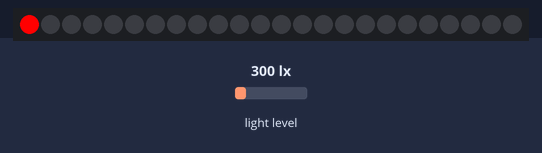
A sketch run on a simulated ESP8266 (NodeMCU). On the bench: 24 RGB LEDs in strip order, left to right. The test bench sets the inputs (shaded band); at power-on: light level 300 lx. WiFi joins after 1.5 s; servers stay silent unless stated; network time is answered at once with the bench clock; the local clock reads 2024-03-15 10:24:30 at power-on unless the sketch sets it; what the sketch prints to the serial monitor is not drawn.

Above: at 0.4 s.
At 1.0 s:
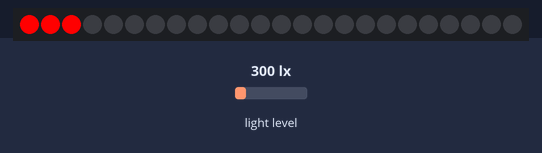
At 1.6 s:
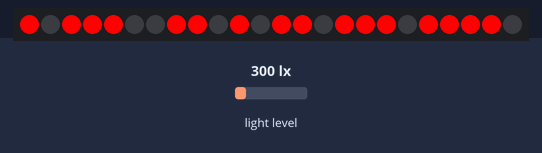

The sketch:

Esp8266_Clock_NTP.ino
```cpp
#include <NTPClient.h>
#include <ESP8266WiFi.h>
#include <WiFiUdp.h>
#include <Wire.h>
#include <BH1750.h>
#include <Adafruit_NeoPixel.h>

Adafruit_NeoPixel pixels (24, 1, NEO_GRB + NEO_KHZ800);
BH1750 lightMeter;

#define luxMax 7// MAX PARA AUMENTAR BRILHO
#define luxMin 5// MIN PARA DIMINUIR BRILHO
#define brilhoMin 5
#define brilhoMax 255

const char *ssid     = "VIVOFIBRA-9501";
const char *password = "rgw7ucm3GT";

char daysOfTheWeek[7][12] = {"Domingo", "Segunda", "Terça", "Quarta", "Quinta", "Sexta", "Sabado"};

WiFiUDP ntpUDP;
NTPClient timeClient(ntpUDP, "south-america.pool.ntp.org", -10800,60000);

// int long pontoMillis;
// int contSeg = 0, contMin = 0, contHor = 0;

byte displayConfig[12][7]= {{0,0,1,2,4,5,6},  //Digito 0
                              {0,0,0,0,0,0,4},  //Digito 1
                              {0,0,0,1,3,5,6},  //Digito 2
                              {0,0,0,1,3,4,5},  //Digito 3
                              {0,0,0,0,2,3,4},  //Digito 4
                              {1,1,1,2,3,4,5},  //Digito 5
                              {1,1,2,3,4,5,6},  //Digito 6
                              {0,0,0,0,0,1,4},  //Digito 7
                              {0,1,2,3,4,5,6},  //Digito 8
                              {0,0,1,2,3,4,5},  //Digito 9
                              {0,0,0,0,1,2,3},  //Grau
                              {0,0,0,0,0,3,6}}; //Humidade;

void setup(){
  Serial.begin(9600);
  WiFi.mode(WIFI_STA);
  WiFi.begin(ssid, password);
  pixels.begin();
  pixels.setBrightness(brilhoMax);
  pixels.clear();

  while (WiFi.status() != WL_CONNECTED) {
    delay(300);
    Serial.print(".");
    int valLed;
    if(valLed > 24){
     valLed = 0;
     pixels.clear();
    }else{
      valLed++;
    }
    pixels.setPixelColor(valLed, pixels.Color(255, 0, 0));
    pixels.show();
  }
  pixels.clear();
  Serial.println("");
  Serial.print("Connected to ");
  Serial.println(ssid);
  Serial.print("IP address: ");
  Serial.println(WiFi.localIP());
  Wire.pins(0, 2);
  Wire.begin(0, 2);
  lightMeter.begin();
  timeClient.begin();
  luxRead();
  ntpClock();
  delay(50);
}//END SETUP
//===============================================//
byte modeClock;
void loop() {
  // if(millis() - pontoMillis >= 1000){
  //   pontoMillis = millis();
  //   piscaPonto();
  // }

  switch(modeClock){
    case 1:
      if((millis()/3000)%2) modeClock++;

      static bool flasher;
      if((millis()/1000)%2){
        if(flasher){
          flasher = false;
          piscaPonto();
        }
      }else{
        flasher = true;
      }

      ntpClock();
      delay(1);
    break;
    case 2:
      //show temp
    break;

    case 3:
      //show humi
    break;
  }//end switch

//===============================================//
}//END LOOP

void getTemp(){
  int t, h;
  t = 24;
  h = 65;
}

int Hora, Segundo, Minuto, newMinuto;
void ntpClock(){
  timeClient.update();
      Hora = (timeClient.getHours());
      Minuto = (timeClient.getMinutes());
      Segundo = (timeClient.getSeconds());
      if(newMinuto != Minuto){
        newMinuto = Minuto;
        if(Hora >= 23 and Segundo >= 59){
          ESP.restart();
        }
        trataDigitos(Hora, Minuto);
        luxRead();
        //display();
      }//END NEW MINUTO
}//END NTP CLOCK
//===============================================//

int pixelHue;
void luxRead(){
  static bool lux_flag;
  int lux = lightMeter.readLightLevel();
  if(lux >= luxMax){
    pixels.setBrightness(brilhoMax);
    //pixelHue = millis();
    lux_flag = true;
  }//END IF LUX MAX
  //===============================================//
  if(lux <= luxMin){
    pixels.setBrightness(brilhoMin);
    //pixelHue = 0;
    lux_flag = false;
  }//END IF LUX MIN
  if(lux_flag){
    pixelHue = millis();
  }else{
    pixelHue = 0;
  }//END ELSE LUX FLAG
  //===============================================//
}//END LUX READ

void piscaPonto(){
  static bool LED;
  LED = !LED;
    if(LED){
      pixels.setPixelColor(14, pixels.gamma32(pixels.ColorHSV(pixelHue)));
      pixels.show();
    }else{
      pixels.setPixelColor(14, pixels.Color(0, 0, 0));
      pixels.show();
    }
}//END PISCA PONTOS
void trataDigitos(byte Hora, byte Minuto){

  byte dezenaM, unidadeM, dezenaH, unidadeH;

  //=========================//Hora//=========================//
  if(Hora >=13){Hora = Hora -=12;}
  dezenaH = Hora;
  unidadeH = dezenaH;
  dezenaH = dezenaH/10;
  unidadeH = unidadeH % 10;
  //=========================//Minuto//=========================//
  dezenaM = Minuto;
  unidadeM = dezenaM;
  dezenaM = dezenaM/10;
  unidadeM = unidadeM % 10;
  pixels.clear();
  display(unidadeM, dezenaM, unidadeH, dezenaH);
}//END TRATA DIGITOS

void display(byte a, byte b, byte c, byte d){
    for (int ID = 0; ID < 7; ID++){
      pixels.setPixelColor((displayConfig[a][ID]), pixels.gamma32(pixels.ColorHSV(pixelHue))); //LEDS UNIDADE DE Minuto
      pixels.setPixelColor((displayConfig[b][ID]+7), pixels.gamma32(pixels.ColorHSV(pixelHue)));//LEDS DEZENA DE Minuto
      pixels.setPixelColor((displayConfig[c][ID]+15), pixels.gamma32(pixels.ColorHSV(pixelHue)));//LEDS UNIDADE DE Hora
      if(d > 0){
        pixels.setPixelColor((displayConfig[d][ID]+22), pixels.gamma32(pixels.ColorHSV(pixelHue))); //LEDS DEZENA DE Hora
      }else{
        pixels.setPixelColor((displayConfig[d][ID]+22), pixels.Color(0, 0, 0)); //LEDS DEZENA DE Hora
      }
      pixels.show();
    }
}//END VOID DISPLAY
```
